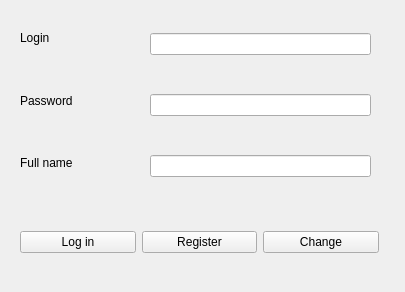
<?xml version="1.0" encoding="UTF-8"?>
<ui version="4.0">
 <class>AuthForm</class>
 <widget class="QWidget" name="AuthForm">
  <property name="geometry">
   <rect>
    <x>0</x>
    <y>0</y>
    <width>405</width>
    <height>292</height>
   </rect>
  </property>
  <property name="windowTitle">
   <string>Form</string>
  </property>
  <widget class="QWidget" name="layoutWidget">
   <property name="geometry">
    <rect>
     <x>20</x>
     <y>210</y>
     <width>359</width>
     <height>64</height>
    </rect>
   </property>
   <layout class="QHBoxLayout" name="horizontalLayout">
    <item>
     <widget class="QPushButton" name="loginButton">
      <property name="text">
       <string>Log in</string>
      </property>
     </widget>
    </item>
    <item>
     <widget class="QPushButton" name="regButton">
      <property name="text">
       <string>Register</string>
      </property>
     </widget>
    </item>
    <item>
     <widget class="QPushButton" name="changeButton">
      <property name="text">
       <string>Change</string>
      </property>
     </widget>
    </item>
   </layout>
  </widget>
  <widget class="QWidget" name="verticalLayoutWidget_2">
   <property name="geometry">
    <rect>
     <x>20</x>
     <y>10</y>
     <width>160</width>
     <height>181</height>
    </rect>
   </property>
   <layout class="QVBoxLayout" name="verticalLayout_2">
    <item>
     <widget class="QLabel" name="login_label">
      <property name="text">
       <string>Login</string>
      </property>
     </widget>
    </item>
    <item>
     <widget class="QLabel" name="password_label">
      <property name="text">
       <string>Password</string>
      </property>
     </widget>
    </item>
    <item>
     <widget class="QLabel" name="fio_label">
      <property name="enabled">
       <bool>true</bool>
      </property>
      <property name="text">
       <string>Full name</string>
      </property>
     </widget>
    </item>
   </layout>
  </widget>
  <widget class="QWidget" name="verticalLayoutWidget">
   <property name="geometry">
    <rect>
     <x>150</x>
     <y>0</y>
     <width>221</width>
     <height>211</height>
    </rect>
   </property>
   <layout class="QVBoxLayout" name="verticalLayout">
    <item>
     <widget class="QLineEdit" name="login">
      <property name="inputMask">
       <string/>
      </property>
      <property name="text">
       <string/>
      </property>
      <property name="echoMode">
       <enum>QLineEdit::Normal</enum>
      </property>
      <property name="cursorPosition">
       <number>0</number>
      </property>
      <property name="placeholderText">
       <string/>
      </property>
     </widget>
    </item>
    <item>
     <widget class="QLineEdit" name="password">
      <property name="text">
       <string/>
      </property>
     </widget>
    </item>
    <item>
     <widget class="QLineEdit" name="fio">
      <property name="enabled">
       <bool>true</bool>
      </property>
      <property name="text">
       <string/>
      </property>
      <property name="placeholderText">
       <string/>
      </property>
     </widget>
    </item>
   </layout>
  </widget>
 </widget>
 <resources/>
 <connections/>
</ui>
